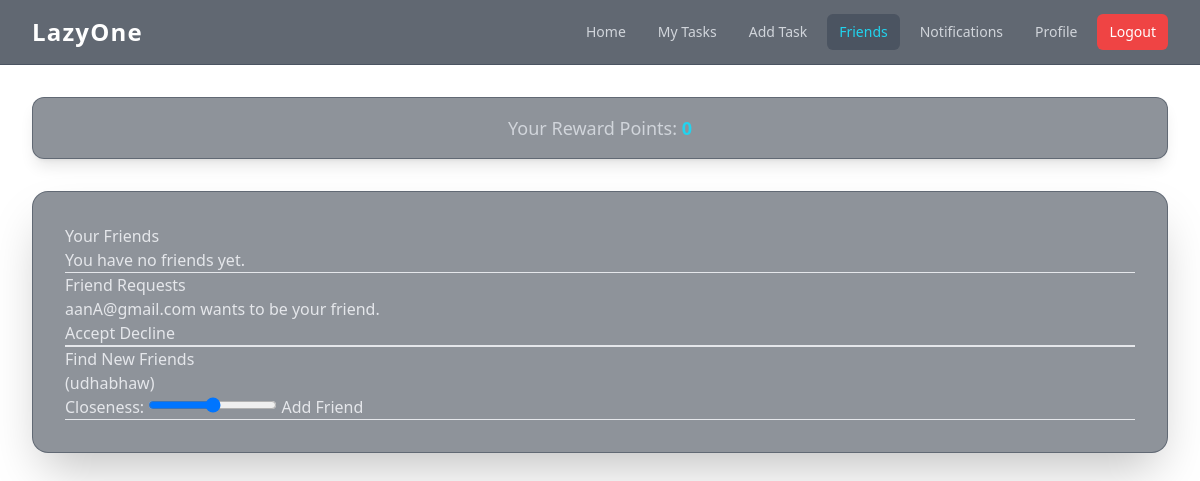
/friends/ (signed in), run on an earlier commit of the app's database.
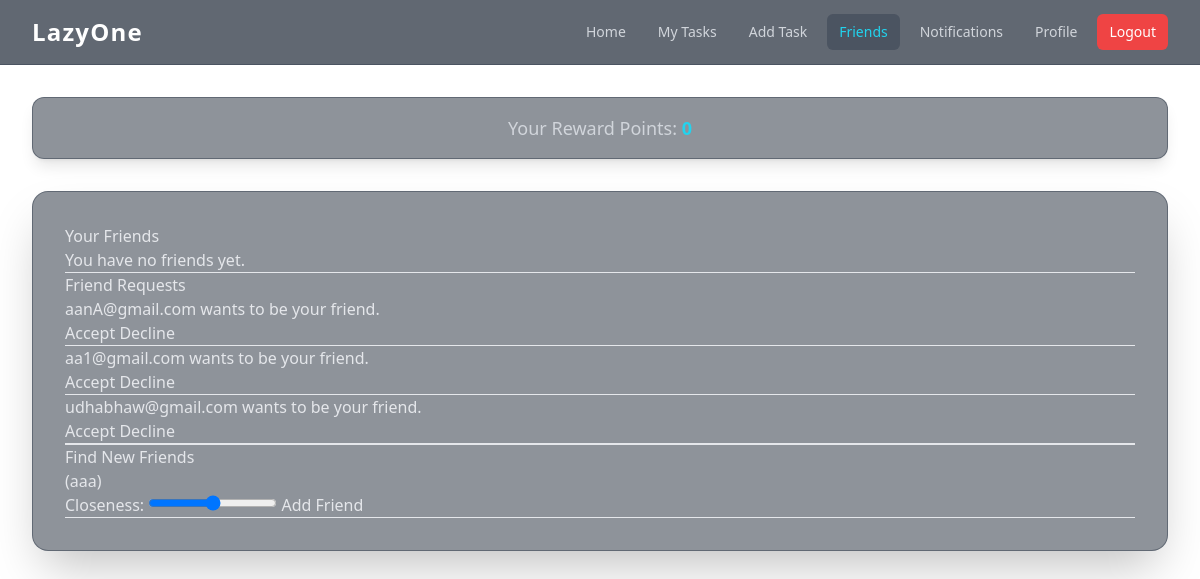
And on a later commit of the database.
### basic/models.py (models this page shows, shortened)
class FriendRequest(models.Model):
    from_user = models.ForeignKey(User, related_name='from_user', on_delete=models.CASCADE)
    to_user = models.ForeignKey(User, related_name='to_user', on_delete=models.CASCADE)
    closeness = models.IntegerField(default=50)
    is_accepted = models.BooleanField(default=False)
    created_at = models.DateTimeField(auto_now_add=True)

class UserProfile(models.Model):
    user = models.OneToOneField(User, on_delete=models.CASCADE)
    bio = models.CharField(max_length=300,blank=True)
    first_name = models.CharField(max_length=50, blank=True)
    last_name = models.CharField(max_length=50, blank=True)
    college = models.CharField(max_length=100, blank=True)
    room_no = models.CharField(max_length=20, blank=True)
    major = models.CharField(max_length=100, blank=True)
    hostel = models.CharField(max_length=100, blank=True)
    roll_no = models.CharField(max_length=100, blank=True)
    batch = models.IntegerField(default=2029)
    friends = models.ManyToManyField('self', blank=True)
    rewards = models.IntegerField(default=1500)
    phone_number = models.CharField(max_length=20, blank=True)
    is_phone_verified = models.BooleanField(default=False)
    instagram_username = models.CharField(max_length=100, blank=True)
    is_instagram_verified = models.BooleanField(default=False)
    firebase_uid = models.CharField(max_length=128, blank=True, null=True, unique=True)

### basic/views.py (the view)
# urls.py: path('friends/', views.friends_view, name='friends'),
@login_required(login_url='/login')
def friends_view(request):
    user_profile = get_object_or_404(UserProfile, user=request.user)
    friendships = Friendship.objects.filter(from_user=user_profile).order_by('-closeness')
    friend_requests = FriendRequest.objects.filter(to_user=request.user, is_accepted=False)
    current_friends = user_profile.friends.all().values_list('user__id', flat=True)
    sent_requests = FriendRequest.objects.filter(from_user=request.user).values_list('to_user_id', flat=True)
    received_requests = FriendRequest.objects.filter(to_user=request.user).values_list('from_user_id', flat=True)
    exclude_ids = set(current_friends) | set(sent_requests) | set(received_requests)
    exclude_ids.add(request.user.id)
    other_users = UserProfile.objects.exclude(user__id__in=exclude_ids)
    context = {
        'friendships': friendships,
        'friend_requests': friend_requests,
        'other_users': other_users
    }
    return render(request, 'friends.html', context)

### basic/context_processors.py (called while the page is built)
def firebase_keys(request):
    return {
        'FIREBASE_API_KEY': settings.FIREBASE_API_KEY,
        'FIREBASE_AUTH_DOMAIN': settings.FIREBASE_AUTH_DOMAIN,
        'FIREBASE_PROJECT_ID': settings.FIREBASE_PROJECT_ID,
        'FIREBASE_STORAGE_BUCKET': settings.FIREBASE_STORAGE_BUCKET,
        'FIREBASE_MESSAGING_SENDER_ID': settings.FIREBASE_MESSAGING_SENDER_ID,
        'FIREBASE_APP_ID': settings.FIREBASE_APP_ID,
    }

### basic/templates/friends.html (shortened to what this page needs)
{% extends 'base.html' %}
{% block content %}
    <h2>Your Friends</h2>
    {% for friendship in friendships %}
        <div>
            <p>{{ friendship.to_user.user.username }} (Closeness: {{ friendship.closeness }})</p>
            <hr>
        </div>
    {% empty %}
        <p>You have no friends yet.</p>
    {% endfor %}
    <hr>
    <h2>Friend Requests</h2>
    {% for request in friend_requests %}
        <div>
            <p>{{ request.from_user.username }} wants to be your friend.</p>
            <a href="{% url 'accept_friend_request' request.id %}"><button>Accept</button></a>
            <a href="{% url 'decline_friend_request' request.id %}"><button>Decline</button></a>
            <hr>
        </div>
    {% empty %}
        <p>You have no new friend requests.</p>
    {% endfor %}
    <hr>
    <h2>Find New Friends</h2>
    {% for profile in other_users %}
        <div>
            <p>{{ profile.user.first_name }} {{ profile.user.last_name }} ({{ profile.user.username|cut:"@gmail.com" }})</p>
            <form action="{% url 'send_friend_request' profile.user.id %}" method="post">
                <label for="closeness-{{ profile.user.id }}">Closeness:</label>
                <input type="range" id="closeness-{{ profile.user.id }}" name="closeness" min="0" max="100" value="50">
                <button type="submit">Add Friend</button>
            </form>
            <hr>
        </div>
    {% empty %}
        <p>No new users to add as friends right now.</p>
    {% endfor %}
{% endblock %}

What changed in the data, as far as the page shows it:
no longer on this page (row edited): UserProfile: user.username "udhabhaw"
added FriendRequest: from_user.username "aa1@gmail.com"
added FriendRequest: from_user.username "udhabhaw@gmail.com"
added UserProfile: user.username "aaa"
